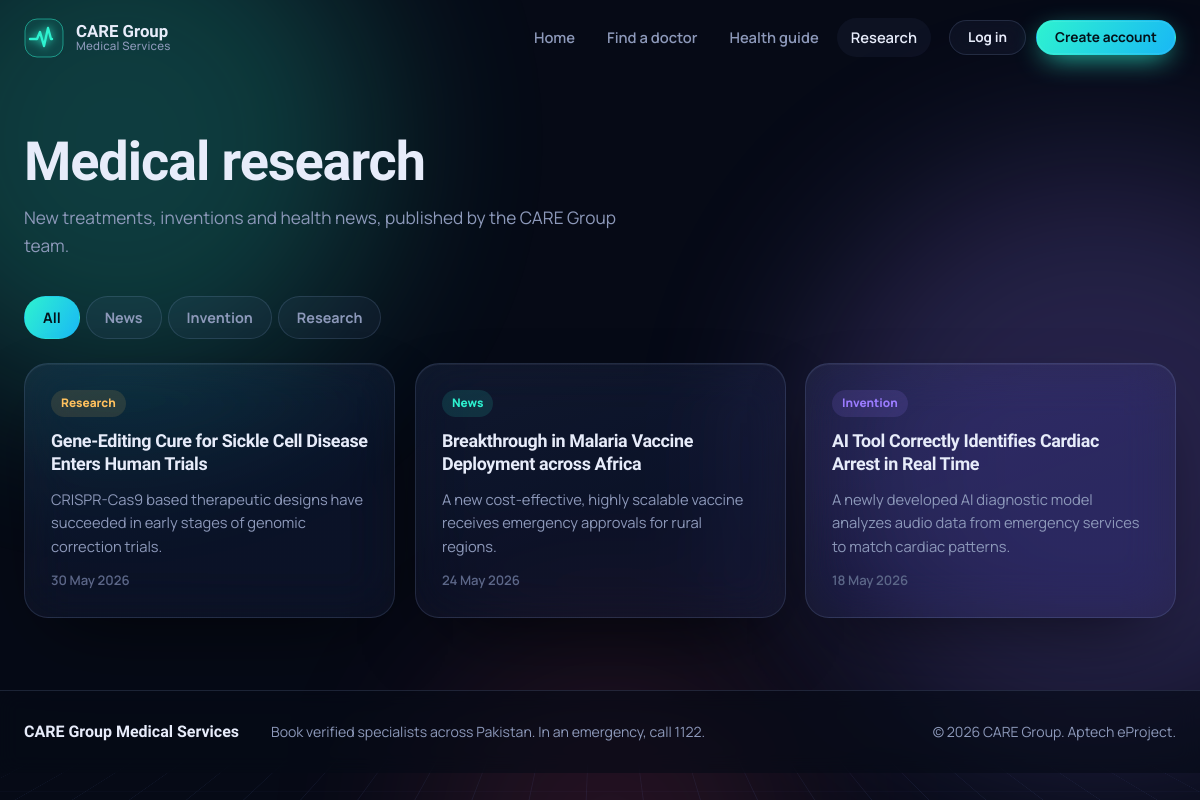
Page /news.php on the committed database.
### tables this page shows
CREATE TABLE IF NOT EXISTS medical_news (
    id INT AUTO_INCREMENT PRIMARY KEY,
    title VARCHAR(255) NOT NULL,
    summary TEXT NOT NULL,
    content TEXT NOT NULL,
    category ENUM('Invention', 'News', 'Research') NOT NULL,
    published_date DATE NOT NULL,
    author VARCHAR(100) NOT NULL DEFAULT 'CARE Group Editor'
);

### includes/functions.php (called while the page is built, shortened)
<?php
function h($value): string
{
    return htmlspecialchars((string) ($value ?? ''), ENT_QUOTES, 'UTF-8');
}

### news.php (the view, shortened to what this page needs)
<?php
require_once 'db.php';
$category = $_GET['category'] ?? '';
$allowed  = ['News', 'Invention', 'Research'];
if (!in_array($category, $allowed, true)) {
    $category = '';
}
$article = null;
$articles = [];
try {
    if (!$article) {
        if ($category !== '') {
            $stmt = $pdo->prepare('SELECT * FROM medical_news WHERE category = ? ORDER BY published_date DESC');
            $stmt->execute([$category]);
        } else {
            $stmt = $pdo->query('SELECT * FROM medical_news ORDER BY published_date DESC');
        }
        $articles = $stmt->fetchAll();
    }
} catch (PDOException $e) {
    error_log('News query failed: ' . $e->getMessage());
}
include 'includes/header.php';
?>
<?php if ($article): ?>
    <article class="article">
        <a class="console__back" href="news.php"><i class="fa-solid fa-arrow-left" aria-hidden="true"></i> All articles</a>
        <header class="enter">
            <span class="tag tag--<?php echo h(strtolower($article['category'])); ?>"><?php echo h($article['category']); ?></span>
            <h1><?php echo h($article['title']); ?></h1>
            <p class="article__meta">
                By <?php echo h($article['author']); ?>, <time datetime="<?php echo h($article['published_date']); ?>"><?php echo h(date('j F Y', strtotime($article['published_date']))); ?></time>
            </p>
            <p class="article__summary"><?php echo h($article['summary']); ?></p>
        </header>
        <div class="article__body glass" data-reveal>
            <?php foreach (preg_split('/\n\s*\n/', trim($article['content'])) as $para): ?>
                <p><?php echo nl2br(h($para)); ?></p>
            <?php endforeach; ?>
        </div>
    </article>
<?php else: ?>
    <section class="page-head">
        <h1 class="enter">Medical research</h1>
        <p class="page-head__lede">New treatments, inventions and health news, published by the CARE Group team.</p>
    </section>
    <section class="section section--tight">
        <nav class="tabs" aria-label="Filter by category">
            <a href="news.php"<?php echo $category === '' ? ' aria-current="page"' : ''; ?>>All</a>
            <?php foreach ($allowed as $cat): ?>
                <a href="news.php?category=<?php echo $cat; ?>"<?php echo $category === $cat ? ' aria-current="page"' : ''; ?>><?php echo $cat; ?></a>
            <?php endforeach; ?>
        </nav>
        <div class="news-grid">
            <?php foreach ($articles as $n): ?>
                <a class="news-card glass" href="news.php?id=<?php echo (int) $n['id']; ?>" data-tilt="6" data-reveal>
                    <span class="tag tag--<?php echo h(strtolower($n['category'])); ?>" data-depth><?php echo h($n['category']); ?></span>
                    <h2><?php echo h($n['title']); ?></h2>
                    <p><?php echo h($n['summary']); ?></p>
                    <time datetime="<?php echo h($n['published_date']); ?>"><?php echo h(date('j M Y', strtotime($n['published_date']))); ?></time>
                </a>
            <?php endforeach; ?>
        </div>
    </section>
<?php endif; ?>
<?php include 'includes/footer.php'; ?>

### assets/css/theme.css (style rules this page uses)
:root { --ink-950: #060A16; --ink-900: #0A1022; --ink-800: #111A33; --ink-700: #1B2647; --text: #E7ECFA; --muted: #8D99BA; --faint: #5C6788; --pulse: #2EF2D0; --pulse-2: #19B8F5; --plasma: #9B7CFF; --plasma-2:#D36BFF; --vital: #FF4F7B; --amber: #FFC15E; --accent: var(--pulse); --accent-2:var(--pulse-2); --glass: rgba(140, 165, 255, 0.055); --glass-strong: rgba(140, 165, 255, 0.09); --glass-line: rgba(170, 195, 255, 0.14); --font-display: 'Unbounded', 'Segoe UI', system-ui, sans-serif; --font-body: 'Manrope', 'Segoe UI', system-ui, sans-serif; --r-lg: 28px; --r-md: 16px; --r-sm: 10px; --ease-out: cubic-bezier(.16, 1, .3, 1); --nav-h: 76px; }
*, *::before, *::after { box-sizing: border-box; }
html { scroll-behavior: smooth; -webkit-text-size-adjust: 100%; }
body { margin: 0; min-height: 100vh; background: var(--ink-950); color: var(--text); font-family: var(--font-body); font-size: 1rem; line-height: 1.6; -webkit-font-smoothing: antialiased; overflow-x: hidden; }
a { color: var(--accent); text-decoration: none; }
h1, h2, h3, h4 { font-family: var(--font-display); line-height: 1.12; letter-spacing: -0.02em; margin: 0 0 .5em; font-weight: 700; }
p { margin: 0 0 1em; }
.glass { background: linear-gradient(160deg, var(--glass-strong), var(--glass) 60%); border: 1px solid var(--glass-line); border-radius: var(--r-lg); backdrop-filter: blur(24px) saturate(140%); -webkit-backdrop-filter: blur(24px) saturate(140%); box-shadow: 0 30px 80px -30px rgba(0, 0, 0, .7), 0 1px 0 rgba(255,255,255,.06) inset; }
[data-tilt] { transform: perspective(1100px) rotateX(var(--rx, 0deg)) rotateY(var(--ry, 0deg)); transform-style: preserve-3d; transition: transform .5s var(--ease-out); will-change: transform; }
[data-tilt]::after { content: ''; position: absolute; inset: 0; border-radius: inherit; pointer-events: none; background: radial-gradient(420px circle at var(--gx, 50%) var(--gy, 0%), rgba(255,255,255,.09), transparent 45%); opacity: 0; transition: opacity .3s; }
[data-depth] { transform: translateZ(var(--depth, 30px)); }
[data-reveal] { opacity: 0; transform: translateY(28px); transition: opacity .8s var(--ease-out), transform .8s var(--ease-out); }
[data-reveal].is-visible { opacity: 1; transform: none; }

### assets/css/pages.css (style rules this page uses)
.section { max-width: 1240px; margin: 0 auto; padding: 72px 24px 0; }
.section--tight { padding-top: 8px; }
.page-head { max-width: 1240px; margin: 0 auto; padding: calc(var(--nav-h) + 56px) 24px 28px; }
.page-head h1 { font-size: clamp(2.2rem, 4.5vw, 3.6rem); font-weight: 800; margin-bottom: 12px; }
.page-head__lede { color: var(--muted); font-size: 1.08rem; max-width: 60ch; margin: 0; }
.news-item time, .news-card time { color: var(--faint); font-size: .82rem; font-weight: 600; }
.tag { align-self: flex-start; padding: 4px 10px; border-radius: 999px; font-size: .74rem; font-weight: 800; color: var(--pulse); background: color-mix(in srgb, var(--pulse) 12%, transparent); }
.tag--invention { color: var(--plasma); background: color-mix(in srgb, var(--plasma) 14%, transparent); }
.tag--research { color: var(--amber); background: color-mix(in srgb, var(--amber) 12%, transparent); }
.tabs { display: flex; gap: 6px; flex-wrap: wrap; margin-bottom: 24px; }
.tabs a { padding: 9px 18px; border-radius: 999px; font-weight: 700; font-size: .9rem; color: var(--muted); background: var(--glass); border: 1px solid var(--glass-line); }
.tabs a[aria-current="page"] { color: #03121A; background: linear-gradient(120deg, var(--pulse), var(--pulse-2)); border-color: transparent; }
.news-grid { display: grid; grid-template-columns: repeat(3, 1fr); gap: 20px; }
.news-card { position: relative; display: flex; flex-direction: column; gap: 12px; padding: 26px; border-radius: 24px; color: var(--text); }
.news-card h2 { font-size: 1.12rem; line-height: 1.3; margin: 0; }
.news-card p { color: var(--muted); font-size: .92rem; margin: 0; flex: 1; }

### rows in the picture
medical_news: category "Research", title "Gene-Editing Cure for Sickle Cell Disease Enters Human Trials", summary "CRISPR-Cas9 based therapeutic designs have succeeded in early stages of genomic correction trials.", published_date "30 May 2026"
medical_news: category "News", title "Breakthrough in Malaria Vaccine Deployment across Africa", summary "A new cost-effective, highly scalable vaccine receives emergency approvals for rural regions.", published_date "24 May 2026"
medical_news: category "Invention", title "AI Tool Correctly Identifies Cardiac Arrest in Real Time", summary "A newly developed AI diagnostic model analyzes audio data from emergency services to match cardiac patterns.", published_date "18 May 2026"

### other values in the picture
$label "Home Find a doctor Health guide Research"
$cat "News"
$cat "Invention"
$cat "Research"
